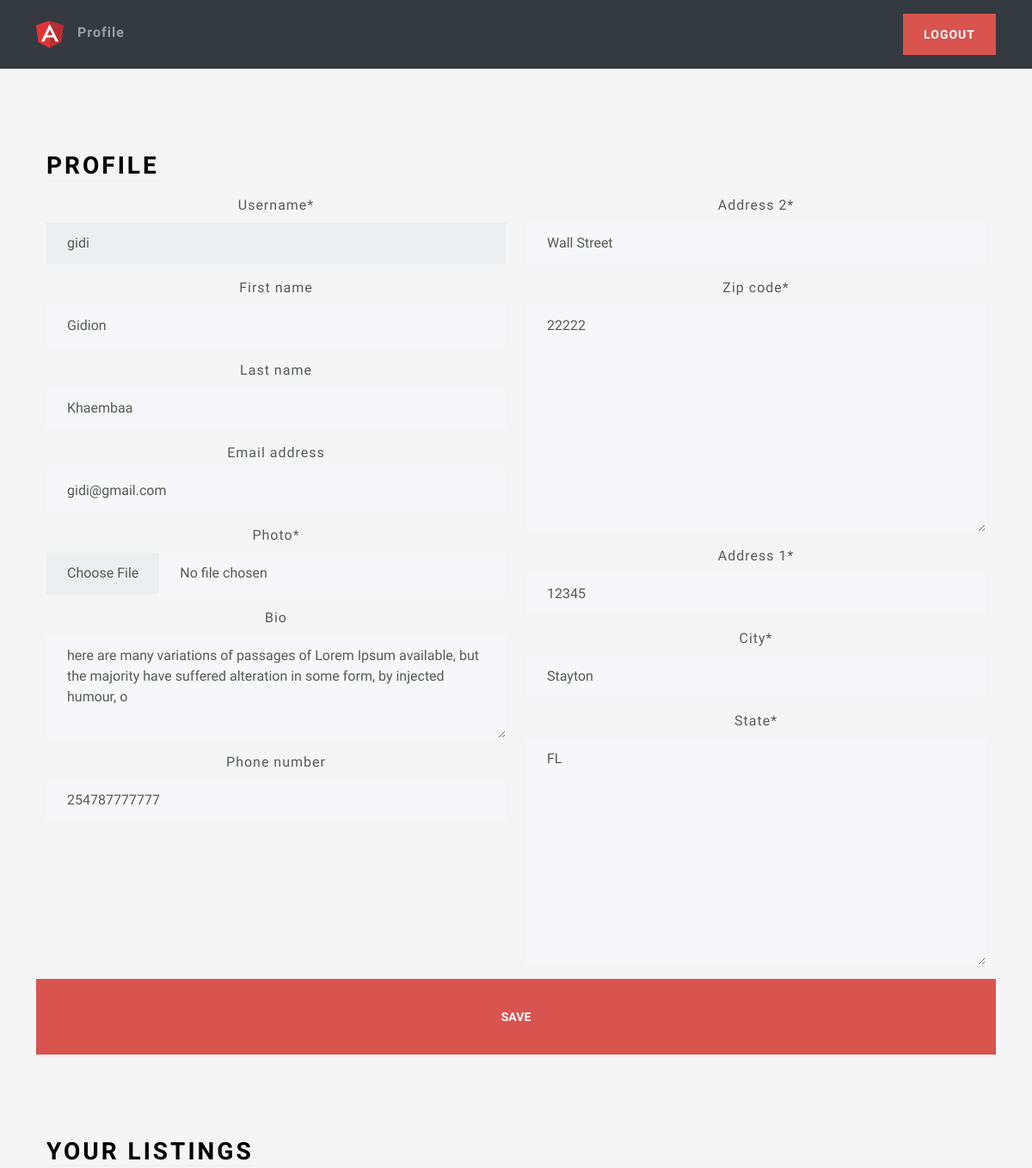
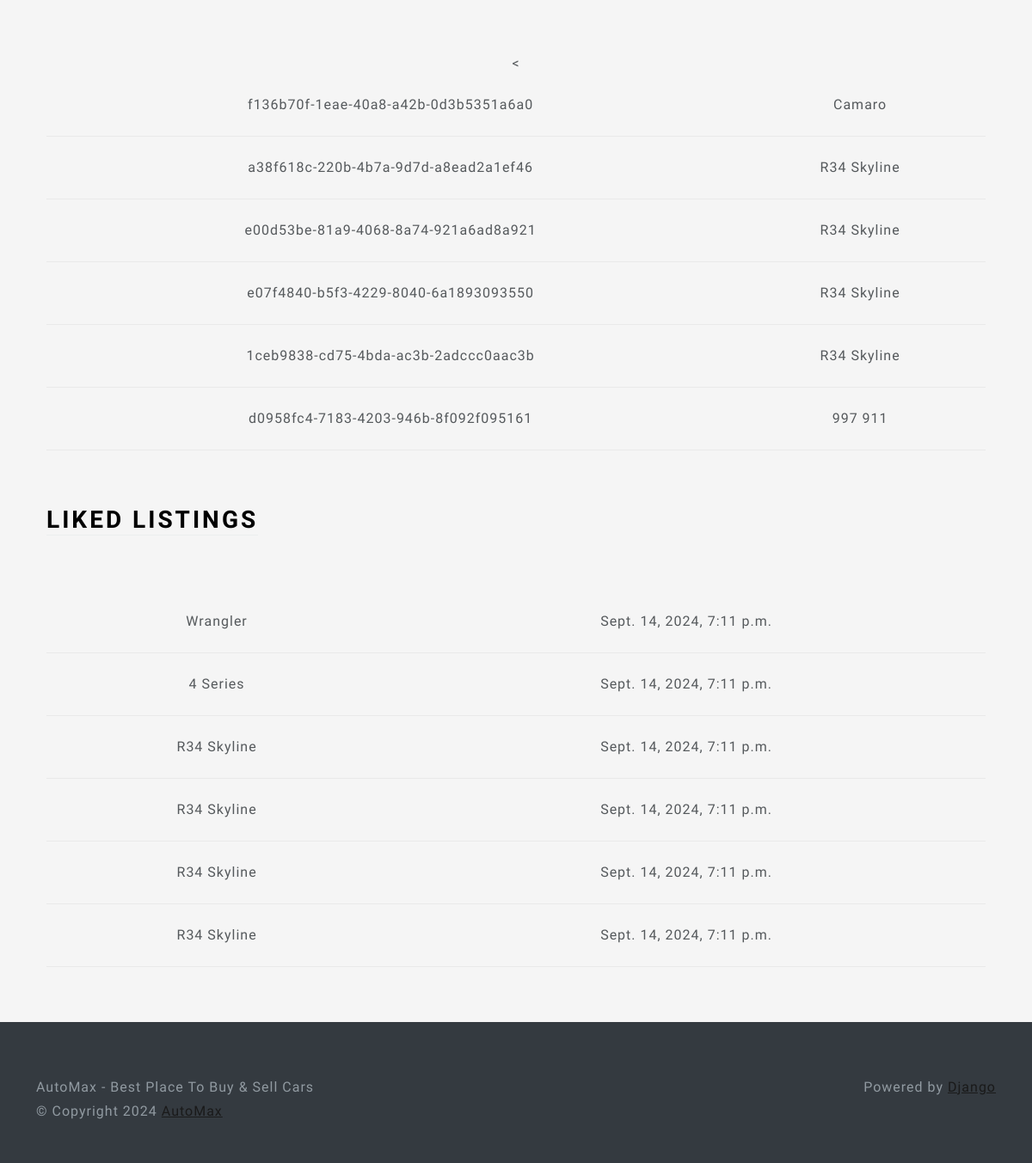
Page /profile/ (signed in) on the committed database (2 pictures, top to bottom).
### users/models.py (models this page shows, shortened)
class Profile(models.Model):
    user=models.OneToOneField(User, on_delete=models.CASCADE)
    photo=models.ImageField(upload_to=user_directory_path, null=True)
    bio=models.CharField(max_length=140, blank=True)
    phone_number=models.CharField(max_length=12, blank=True)
    location=models.OneToOneField(Location, on_delete=models.SET_NULL, null=True)

class Location(models.Model):
    address_1=models.CharField(max_length=128)
    address_2=models.CharField(max_length=128, blank=True)
    city=models.CharField(max_length=64)
    state = USStateField(default="NY")
    zip_code=USZipCodeField(blank=False)

### main/models.py (models this page shows, shortened)
class Listing(models.Model):
    id=models.UUIDField(primary_key=True, default=uuid.uuid4, unique=True, editable=False)
    created_at=models.DateTimeField(auto_now_add=True)
    updated_at=models.DateTimeField(auto_now=True)
    seller=models.ForeignKey(Profile, on_delete=models.CASCADE)
    brand=models.CharField(max_length=24, choices=CARS_BRANDS, default=None)
    model=models.CharField(max_length=64)
    vin=models.CharField(max_length=17)
    mileage=models.IntegerField(default=0)
    color=models.CharField(max_length=24)
    description=models.TextField()
    engine=models.CharField(max_length=24)
    transmission=models.CharField(max_length=24, choices=TRANSMISSION_OPTIONS)
    location=models.OneToOneField(Location, on_delete=models.SET_NULL, null=True )
    image=models.ImageField(upload_to=user_listing_path)

class LikedListing(models.Model):
    profile=models.ForeignKey(Profile, on_delete=models.CASCADE)
    listing=models.ForeignKey(Listing, on_delete=models.CASCADE)
    like_date=models.DateTimeField(auto_now_add=True)

### users/views.py (the view, shortened to what this page needs)
# urls.py: path('profile/', ProfileView.as_view(), name='profile'),
@method_decorator(login_required, name='dispatch')
class ProfileView(View):
    def get(self, request):
        user_listings=Listing.objects.filter(seller=request.user.profile)
        user_form=UserForm(instance=request.user)
        profile_form=ProfileForm(instance=request.user.profile)
        location_form=LocationForm(instance=request.user.profile.location)
        user_liked_listings=LikedListing.objects.filter(profile=request.user.profile).all()
        context={'user_form':user_form,
                 'profile_form':profile_form,
                 'location_form':location_form,
                 'user_listings':user_listings,
                 'user_liked_listings':user_liked_listings
                 }
        return render(request, 'views/profile.html', context)

### users/forms.py
class UserForm(forms.ModelForm):
    username=forms.CharField(disabled=True)
    class Meta:
        model=User
        fields=('username', 'first_name', 'last_name', 'email')

class ProfileForm(forms.ModelForm):
    photo=forms.ImageField(widget=CustomPictureImageFieldWisget)
    class Meta:
        model=Profile
        fields=('photo', 'bio', 'phone_number')
        widgets = {
            'bio': forms.Textarea(attrs={'rows': 4, 'cols': 40}),  # Textarea for bio
        }

### users/templates/views/profile.html (shortened to what this page needs)
{% extends 'base/base.html' %}
{% load static %}
{% load crispy_forms_tags %}
{% block 'body' %}
<div class="container-fluid text-center py-5">
    <div class="container px-4 py-5" id="hanging-icons">
        <div class="row g-4">
            <div class="col d-flex align-items-start">
                <div>
                    <h2 class="mb-3 border-bottom" style="color: black">Profile</h2>
                </div>
            </div>
        </div>
        <form action="" method="post" enctype="multipart/form-data">
            <div class="row">
                <div class="col-6">
                    {{ user_form|crispy }}
                    {{ profile_form|crispy }}
                </div>
                <div class="col-6">
                    {{ location_form|crispy }}
                </div>
                <br>
                <button class="btn btn-lg btn-danger" type="submit" value="Submit">Save</button>
            </div>
        </form>
    </div>
    <div class="container px-4">
        <div class="row g-4 py-5">
            <div class="col d-flex align-items-start">
                <div>
                    <h2 class="mb-3 border-bottom" style="color: black">Your Listings</h2>
                </div>
            </div>
        </div>
        < <table class="table table-hover">
            <tbody>
                {% for listing in user_listings %}
                <tr>
                    <td>{{ listing.id }}</td>
                    <td>{{listing.model }}</td>
                </tr>
                {% endfor %}
            </tbody>
        </table>
    </div>
    <div class="container px-4">
        <div class="row g-4 py-5">
            <div class="col d-flex align-items-start">
                <div>
                    <h2 class="mb-3 border-bottom" style="color: black">Liked Listings</h2>
                </div>
            </div>
        </div>
        <table class="table table-hover">
            <tbody>
                {% for liked_listing in user_liked_listings %}
                <tr>
                    <td>{{ liked_listing.listing.model }}</td>
                    <td>{{ liked_listing.like_date }}</td>
                </tr>
                {% endfor %}
            </tbody>
        </table>
    </div>
</div>
{% endblock %}

### main/static/css/style.css (style rules this page uses)
html, body { height: 100%; }
body { align-items: center; padding-bottom: 40px; background-color: #f5f5f5; }
.h2, h2 { color: white; }

### rows in the picture
Profile: bio "here are many variations of passages of Lorem Ipsum available, but the majority have suffered alteration in some form, by injected humour, o", phone_number "254787777777"
Location: address_2 "Wall Street", zip_code "22222", address_1 "12345", city "Stayton", state "FL"
Listing: id "f136b70f-1eae-40a8-a42b-0d3b5351a6a0", model "Camaro"
Listing: id "a38f618c-220b-4b7a-9d7d-a8ead2a1ef46", model "R34 Skyline"
Listing: id "e00d53be-81a9-4068-8a74-921a6ad8a921", model "R34 Skyline"
Listing: id "e07f4840-b5f3-4229-8040-6a1893093550", model "R34 Skyline"
Listing: id "1ceb9838-cd75-4bda-ac3b-2adccc0aac3b", model "R34 Skyline"
Listing: id "d0958fc4-7183-4203-946b-8f092f095161", model "997 911"
LikedListing: listing.model "Wrangler", like_date "Sept. 14, 2024, 7:11 p.m."
LikedListing: listing.model "4 Series", like_date "Sept. 14, 2024, 7:11 p.m."
LikedListing: listing.model "R34 Skyline", like_date "Sept. 14, 2024, 7:11 p.m."
LikedListing: listing.model "R34 Skyline", like_date "Sept. 14, 2024, 7:11 p.m."
LikedListing: listing.model "R34 Skyline", like_date "Sept. 14, 2024, 7:11 p.m."
LikedListing: listing.model "R34 Skyline", like_date "Sept. 14, 2024, 7:11 p.m."
